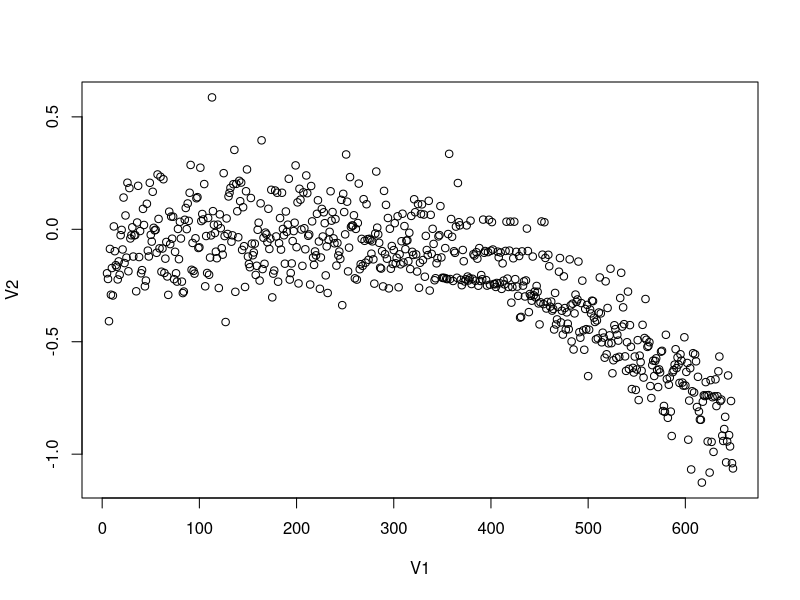
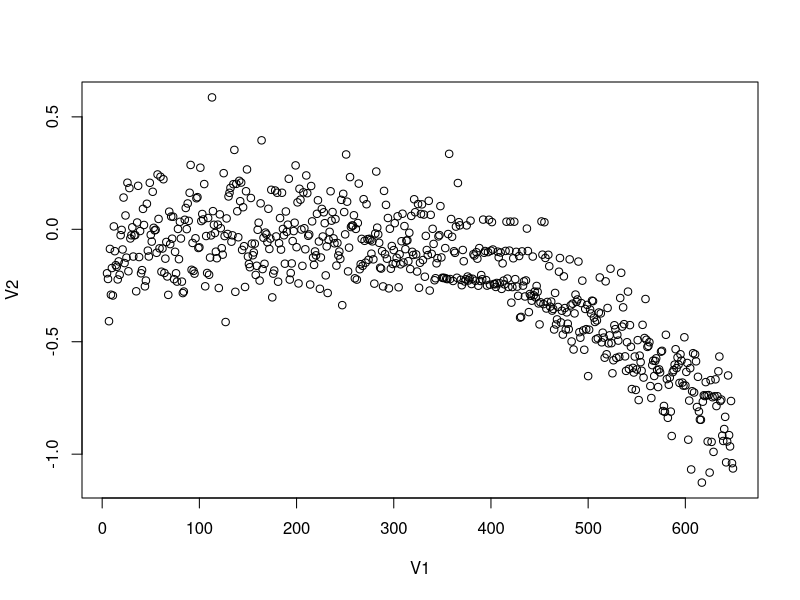

The R script that drew these images, in order:

a <-read.csv("trial-final-6-20171229151240.csv", header = FALSE)
plot(a)
png("trial-final-6-20171229151240.csv.png")
plot(a)

